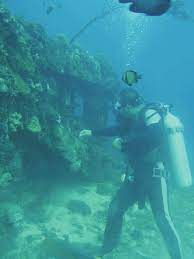
#> input picture input_images/underwater_img1.jpeg, 194 x 259 px; its folder holds only this picture in this run
$ python -i weight_maps.py   (imports and definitions only)   (older library calls are emulated)
#> lines starting #> are read from the running program, lines starting #| are printed output that depends on the picture
#> further down, picture is the input picture: shape (259, 194, 3); mean B, G, R 156.1, 146.3, 56.7
import cv2
import numpy as np

# function to calculate Laplacian contrast weight
def laplacian_weight(I):
  # applying laplacian filter for all the 3 channels
  LapR = cv2.Laplacian(I[:, :, 0],cv2.CV_64F)
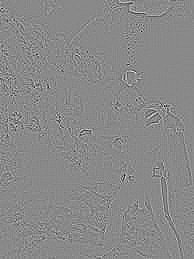
#> LapR: shape (259, 194) float64; min -167, max 143, mean 0; drawn with min black and max white
  LapG = cv2.Laplacian(I[:, :, 1],cv2.CV_64F)
  LapB = cv2.Laplacian(I[:, :, 2],cv2.CV_64F)

  # mean value for the laplacian filter
  LapR_mean = LapR.mean()
#> LapR_mean = 0.000716
  LapG_mean = LapG.mean()
#> LapG_mean = 0.00301
  LapB_mean = LapB.mean()
#> LapB_mean = 0.00261

  laplacian_mat = ((LapR**2 + LapG**2 + LapB**2)/3) ** 0.5
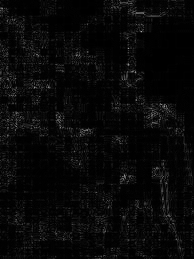
#> laplacian_mat: shape (259, 194) float64; min 0, max 165, mean 8.7
  # laplacian_mat = (((I[:, :, 0] - LapR_mean)**2 + (I[:, :, 1] - LapG_mean)**2 + (I[:, :, 2] - LapB_mean)**2)/3) ** 0.5 # another global contrast weight using laplacian filter

  return laplacian_mat

# Saliency weight calculation
def saliency_weight(I_lab):

  L = I_lab[:, :, 0]
  A = I_lab[:, :, 1]
  B = I_lab[:, :, 2]

  L_mean = np.mean(L)
  A_mean = np.mean(A)
  B_mean = np.mean(B)

  saliency_mat = ((L - L_mean) ** 2) + ((A - A_mean) ** 2) + ((B - B_mean) ** 2)
  return (saliency_mat/ saliency_mat.max())

def saturation_weight(I, R1):

  R = I[:, :, 0]
  G = I[:, :, 1]
  B = I[:, :, 2]

  saturation_mat = (((R - R1)**2 + (G - R1)**2 + (B - R1)**2)/3) ** 0.5
  return saturation_mat

>>> import cv2
>>> picture = cv2.imread('input_images/underwater_img1.jpeg')
>>> result = laplacian_weight(picture)

$ run again, on input_images/underwater_img2.jpeg
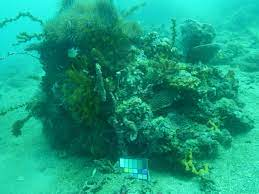
#> input picture input_images/underwater_img2.jpeg, 259 x 194 px
#> picture is the input picture: shape (194, 259, 3); mean B, G, R 128.4, 158.6, 23.6
#> in laplacian_weight, `LapR = cv2.Laplacian(I[:, :, 0],cv2.CV_64F)`:
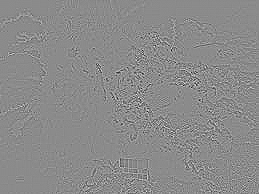
#> LapR: shape (194, 259) float64; min -306, max 255, mean 0; drawn with min black and max white
#> LapR_mean = -0.0171
#> LapG_mean = -0.015
#> LapB_mean = -0.0161
#> in laplacian_weight, `laplacian_mat = ((LapR**2 + LapG**2 + LapB**2)/3) ** 0.5`:
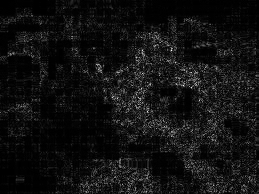
#> laplacian_mat: shape (194, 259) float64; min 0, max 307, mean 21.3; drawn with min black and max white

$ run again, on input_images/underwater_img4.jpeg
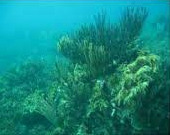
#> input picture input_images/underwater_img4.jpeg, 170 x 135 px
#> picture is the input picture: shape (135, 170, 3); mean B, G, R 127.2, 135.9, 21
#> in laplacian_weight, `LapR = cv2.Laplacian(I[:, :, 0],cv2.CV_64F)`:
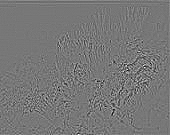
#> LapR: shape (135, 170) float64; min -222, max 251, mean 0.2; drawn with min black and max white
#> LapR_mean = 0.21
#> LapG_mean = 0.193
#> LapB_mean = -0.0588
#> in laplacian_weight, `laplacian_mat = ((LapR**2 + LapG**2 + LapB**2)/3) ** 0.5`:
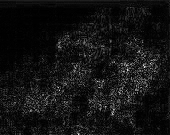
#> laplacian_mat: shape (135, 170) float64; min 0, max 246, mean 19.2

$ run again, on input_images/underwater_img6.jpeg
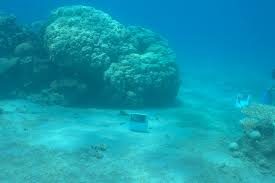
#> input picture input_images/underwater_img6.jpeg, 275 x 183 px
#> picture is the input picture: shape (183, 275, 3); mean B, G, R 174.6, 153.9, 18.3
#> in laplacian_weight, `LapR = cv2.Laplacian(I[:, :, 0],cv2.CV_64F)`:
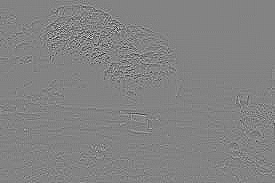
#> LapR: shape (183, 275) float64; min -189, max 178, mean 0; drawn with min black and max white
#> LapR_mean = -0.00781
#> LapG_mean = -0.00449
#> LapB_mean = -0.00638
#> in laplacian_weight, `laplacian_mat = ((LapR**2 + LapG**2 + LapB**2)/3) ** 0.5`:
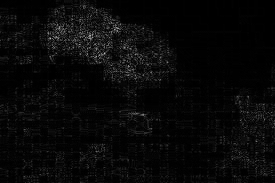
#> laplacian_mat: shape (183, 275) float64; min 0, max 188, mean 8.8
